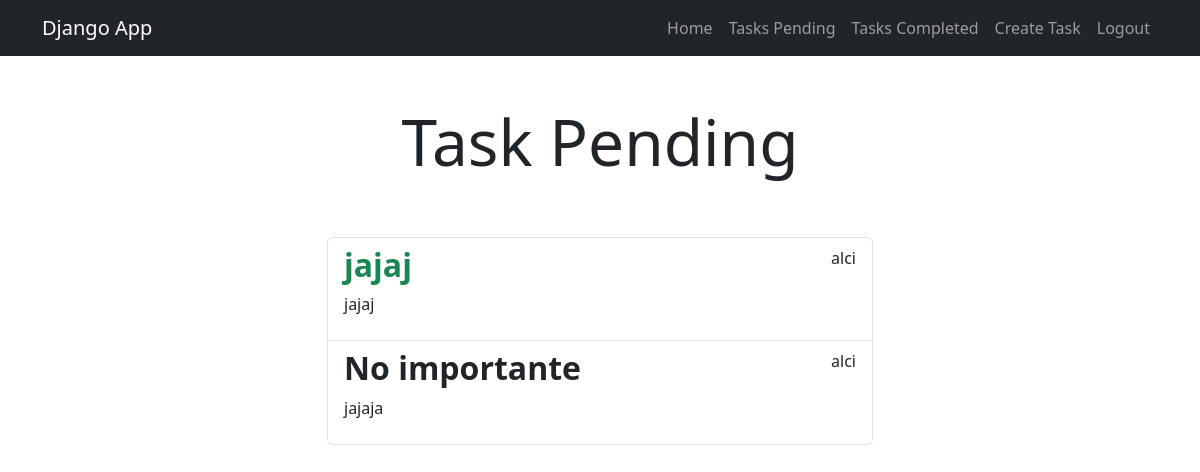
Screenshot of /tasks/ (signed in) with the database file from the repository.
### tasks/models.py (models this page shows, shortened)
class Tasks(models.Model):
    title = models.CharField(max_length=100)
    description = models.TextField(blank=True)
    created = models.DateTimeField(auto_now_add=True)
    datecompleted = models.DateTimeField(null=True, blank=True)
    important = models.BooleanField(default=False)
    user = models.ForeignKey(User, on_delete=models.CASCADE)

### tasks/views.py (the view)
# urls.py: path('tasks/', views.tasks, name='tasks' ),
@login_required
def tasks(request):
    title = 'Task Pending'
    tasks = Tasks.objects.filter(user=request.user, datecompleted__isnull=True)
    return render(request, "tasks.html", {"tasks": tasks, 'title': title})

### tasks/templates/tasks.html (shortened to what this page needs)
{% extends 'base.html' %}
{% block content %}
<main class="container">
  <div class="row">
    <div class="col-md-6 offset-md-3">
      <h1 class="text-center display-3 py-5">{{title}}</h1>
      <ul class="list-group">
        {% for task in tasks %}
        <a class="list-group-item" href="{% url 'task_detail' task.id %}">
          <header class="d-flex justify-content-between">
            {% if task.important %}
            <h2 class="fw-bold text-success">{{task.title}}</h2>
            {% else %}
            <h2 class="fw-bold">{{task.title}}</h2>
            {% endif %}
            <p>{{task.user.username}}</p>
          </header>
          <p>{{task.description}}</p>
        </a>
        {% endfor %}
      </ul>
    </div>
  </div>
</main>
{% endblock %}

### rows the page displays
Tasks: title "jajaj", user.username "alci", description "jajaj"
Tasks: title "No importante", user.username "alci", description "jajaja"

### other values shown
{{ title }} "Task Pending"
